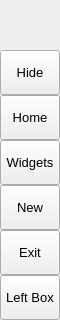
        <widget class="QFrame" name="leftMenuBg">
         <property name="minimumSize">
          <size>
           <width>60</width>
           <height>0</height>
          </size>
         </property>
         <property name="maximumSize">
          <size>
           <width>60</width>
           <height>16777215</height>
          </size>
         </property>
         <property name="frameShape">
          <enum>QFrame::NoFrame</enum>
         </property>
         <property name="frameShadow">
          <enum>QFrame::Raised</enum>
         </property>
         <layout class="QVBoxLayout" name="verticalLayout_3">
          <property name="spacing">
           <number>0</number>
          </property>
          <property name="leftMargin">
           <number>0</number>
          </property>
          <property name="topMargin">
           <number>0</number>
          </property>
          <property name="rightMargin">
           <number>0</number>
          </property>
          <property name="bottomMargin">
           <number>0</number>
          </property>
          <item>
           <widget class="QFrame" name="topLogoInfo">
            <property name="minimumSize">
             <size>
              <width>0</width>
              <height>50</height>
             </size>
            </property>
            <property name="maximumSize">
             <size>
              <width>16777215</width>
              <height>50</height>
             </size>
            </property>
            <property name="frameShape">
             <enum>QFrame::NoFrame</enum>
            </property>
            <property name="frameShadow">
             <enum>QFrame::Raised</enum>
            </property>
            <widget class="QFrame" name="topLogo">
             <property name="geometry">
              <rect>
               <x>10</x>
               <y>5</y>
               <width>42</width>
               <height>42</height>
              </rect>
             </property>
             <property name="minimumSize">
              <size>
               <width>42</width>
               <height>42</height>
              </size>
             </property>
             <property name="maximumSize">
              <size>
               <width>42</width>
               <height>42</height>
              </size>
             </property>
             <property name="frameShape">
              <enum>QFrame::NoFrame</enum>
             </property>
             <property name="frameShadow">
              <enum>QFrame::Raised</enum>
             </property>
            </widget>
            <widget class="QLabel" name="titleLeftApp">
             <property name="geometry">
              <rect>
               <x>70</x>
               <y>8</y>
               <width>160</width>
               <height>20</height>
              </rect>
             </property>
             <property name="font">
              <font>
               <family>Segoe UI Semibold</family>
               <pointsize>12</pointsize>
               <italic>false</italic>
               <bold>false</bold>
              </font>
             </property>
             <property name="text">
              <string>ESEO Dijon - E-Sante</string>
             </property>
             <property name="alignment">
              <set>Qt::AlignLeading|Qt::AlignLeft|Qt::AlignTop</set>
             </property>
            </widget>
            <widget class="QLabel" name="titleLeftDescription">
             <property name="geometry">
              <rect>
               <x>70</x>
               <y>27</y>
               <width>160</width>
               <height>16</height>
              </rect>
             </property>
             <property name="maximumSize">
              <size>
               <width>16777215</width>
               <height>16</height>
              </size>
             </property>
             <property name="font">
              <font>
               <family>Segoe UI</family>
               <pointsize>8</pointsize>
               <italic>false</italic>
               <bold>false</bold>
              </font>
             </property>
             <property name="text">
              <string>Cancer Detection Application</string>
             </property>
             <property name="alignment">
              <set>Qt::AlignLeading|Qt::AlignLeft|Qt::AlignTop</set>
             </property>
            </widget>
           </widget>
          </item>
          <item>
           <widget class="QFrame" name="leftMenuFrame">
            <property name="frameShape">
             <enum>QFrame::NoFrame</enum>
            </property>
            <property name="frameShadow">
             <enum>QFrame::Raised</enum>
            </property>
            <layout class="QVBoxLayout" name="verticalMenuLayout">
             <property name="spacing">
              <number>0</number>
             </property>
             <property name="leftMargin">
              <number>0</number>
             </property>
             <property name="topMargin">
              <number>0</number>
             </property>
             <property name="rightMargin">
              <number>0</number>
             </property>
             <property name="bottomMargin">
              <number>0</number>
             </property>
             <item>
              <widget class="QFrame" name="toggleBox">
               <property name="maximumSize">
                <size>
                 <width>16777215</width>
                 <height>45</height>
                </size>
               </property>
               <property name="frameShape">
                <enum>QFrame::NoFrame</enum>
               </property>
               <property name="frameShadow">
                <enum>QFrame::Raised</enum>
               </property>
               <layout class="QVBoxLayout" name="verticalLayout_4">
                <property name="spacing">
                 <number>0</number>
                </property>
                <property name="leftMargin">
                 <number>0</number>
                </property>
                <property name="topMargin">
                 <number>0</number>
                </property>
                <property name="rightMargin">
                 <number>0</number>
                </property>
                <property name="bottomMargin">
                 <number>0</number>
                </property>
                <item>
                 <widget class="QPushButton" name="toggleButton">
                  <property name="sizePolicy">
                   <sizepolicy hsizetype="Expanding" vsizetype="Fixed">
                    <horstretch>0</horstretch>
                    <verstretch>0</verstretch>
                   </sizepolicy>
                  </property>
                  <property name="minimumSize">
                   <size>
                    <width>0</width>
                    <height>45</height>
                   </size>
                  </property>
                  <property name="font">
                   <font>
                    <family>Segoe UI</family>
                    <pointsize>10</pointsize>
                    <italic>false</italic>
                    <bold>false</bold>
                   </font>
                  </property>
                  <property name="cursor">
                   <cursorShape>PointingHandCursor</cursorShape>
                  </property>
                  <property name="layoutDirection">
                   <enum>Qt::LeftToRight</enum>
                  </property>
                  <property name="styleSheet">
                   <string notr="true">background-image: url(:/icons/images/icons/icon_menu.png);</string>
                  </property>
                  <property name="text">
                   <string>Hide</string>
                  </property>
                 </widget>
                </item>
               </layout>
              </widget>
             </item>
             <item alignment="Qt::AlignTop">
              <widget class="QFrame" name="topMenu">
               <property name="frameShape">
                <enum>QFrame::NoFrame</enum>
               </property>
               <property name="frameShadow">
                <enum>QFrame::Raised</enum>
               </property>
               <layout class="QVBoxLayout" name="verticalLayout_8">
                <property name="spacing">
                 <number>0</number>
                </property>
                <property name="leftMargin">
                 <number>0</number>
                </property>
                <property name="topMargin">
                 <number>0</number>
                </property>
                <property name="rightMargin">
                 <number>0</number>
                </property>
                <property name="bottomMargin">
                 <number>0</number>
                </property>
                <item>
                 <widget class="QPushButton" name="btn_home">
                  <property name="sizePolicy">
                   <sizepolicy hsizetype="Expanding" vsizetype="Fixed">
                    <horstretch>0</horstretch>
                    <verstretch>0</verstretch>
                   </sizepolicy>
                  </property>
                  <property name="minimumSize">
                   <size>
                    <width>0</width>
                    <height>45</height>
                   </size>
                  </property>
                  <property name="font">
                   <font>
                    <family>Segoe UI</family>
                    <pointsize>10</pointsize>
                    <italic>false</italic>
                    <bold>false</bold>
                   </font>
                  </property>
                  <property name="cursor">
                   <cursorShape>PointingHandCursor</cursorShape>
                  </property>
                  <property name="layoutDirection">
                   <enum>Qt::LeftToRight</enum>
                  </property>
                  <property name="styleSheet">
                   <string notr="true">background-image: url(:/icons/images/icons/cil-home.png);</string>
                  </property>
                  <property name="text">
                   <string>Home</string>
                  </property>
                 </widget>
                </item>
                <item>
                 <widget class="QPushButton" name="btn_widgets">
                  <property name="sizePolicy">
                   <sizepolicy hsizetype="Expanding" vsizetype="Fixed">
                    <horstretch>0</horstretch>
                    <verstretch>0</verstretch>
                   </sizepolicy>
                  </property>
                  <property name="minimumSize">
                   <size>
                    <width>0</width>
                    <height>45</height>
                   </size>
                  </property>
                  <property name="font">
                   <font>
                    <family>Segoe UI</family>
                    <pointsize>10</pointsize>
                    <italic>false</italic>
                    <bold>false</bold>
                   </font>
                  </property>
                  <property name="cursor">
                   <cursorShape>PointingHandCursor</cursorShape>
                  </property>
                  <property name="layoutDirection">
                   <enum>Qt::LeftToRight</enum>
                  </property>
                  <property name="styleSheet">
                   <string notr="true">background-image: url(:/icons/images/icons/cil-image-plus.png);</string>
                  </property>
                  <property name="text">
                   <string>Widgets</string>
                  </property>
                 </widget>
                </item>
                <item>
                 <widget class="QPushButton" name="btn_new">
                  <property name="sizePolicy">
                   <sizepolicy hsizetype="Expanding" vsizetype="Fixed">
                    <horstretch>0</horstretch>
                    <verstretch>0</verstretch>
                   </sizepolicy>
                  </property>
                  <property name="minimumSize">
                   <size>
                    <width>0</width>
                    <height>45</height>
                   </size>
                  </property>
                  <property name="font">
                   <font>
                    <family>Segoe UI</family>
                    <pointsize>10</pointsize>
                    <italic>false</italic>
                    <bold>false</bold>
                   </font>
                  </property>
                  <property name="cursor">
                   <cursorShape>PointingHandCursor</cursorShape>
                  </property>
                  <property name="layoutDirection">
                   <enum>Qt::LeftToRight</enum>
                  </property>
                  <property name="styleSheet">
                   <string notr="true">background-image: url(:/icons/images/icons/cil-file.png);</string>
                  </property>
                  <property name="text">
                   <string>New</string>
                  </property>
                 </widget>
                </item>
                <item>
                 <widget class="QPushButton" name="btn_exit">
                  <property name="sizePolicy">
                   <sizepolicy hsizetype="Expanding" vsizetype="Fixed">
                    <horstretch>0</horstretch>
                    <verstretch>0</verstretch>
                   </sizepolicy>
                  </property>
                  <property name="minimumSize">
                   <size>
                    <width>0</width>
                    <height>45</height>
                   </size>
                  </property>
                  <property name="font">
                   <font>
                    <family>Segoe UI</family>
                    <pointsize>10</pointsize>
                    <italic>false</italic>
                    <bold>false</bold>
                   </font>
                  </property>
                  <property name="cursor">
                   <cursorShape>PointingHandCursor</cursorShape>
                  </property>
                  <property name="layoutDirection">
                   <enum>Qt::LeftToRight</enum>
                  </property>
                  <property name="styleSheet">
                   <string notr="true">background-image: url(:/icons/images/icons/cil-x.png);</string>
                  </property>
                  <property name="text">
                   <string>Exit</string>
                  </property>
                 </widget>
                </item>
               </layout>
              </widget>
             </item>
             <item alignment="Qt::AlignBottom">
              <widget class="QFrame" name="bottomMenu">
               <property name="frameShape">
                <enum>QFrame::NoFrame</enum>
               </property>
               <property name="frameShadow">
                <enum>QFrame::Raised</enum>
               </property>
               <layout class="QVBoxLayout" name="verticalLayout_9">
                <property name="spacing">
                 <number>0</number>
                </property>
                <property name="leftMargin">
                 <number>0</number>
                </property>
                <property name="topMargin">
                 <number>0</number>
                </property>
                <property name="rightMargin">
                 <number>0</number>
                </property>
                <property name="bottomMargin">
                 <number>0</number>
                </property>
                <item>
                 <widget class="QPushButton" name="toggleLeftBox">
                  <property name="sizePolicy">
                   <sizepolicy hsizetype="Expanding" vsizetype="Fixed">
                    <horstretch>0</horstretch>
                    <verstretch>0</verstretch>
                   </sizepolicy>
                  </property>
                  <property name="minimumSize">
                   <size>
                    <width>0</width>
                    <height>45</height>
                   </size>
                  </property>
                  <property name="font">
                   <font>
                    <family>Segoe UI</family>
                    <pointsize>10</pointsize>
                    <italic>false</italic>
                    <bold>false</bold>
                   </font>
                  </property>
                  <property name="cursor">
                   <cursorShape>PointingHandCursor</cursorShape>
                  </property>
                  <property name="layoutDirection">
                   <enum>Qt::LeftToRight</enum>
                  </property>
                  <property name="styleSheet">
                   <string notr="true">background-image: url(:/icons/images/icons/icon_settings.png);</string>
                  </property>
                  <property name="text">
                   <string>Left Box</string>
                  </property>
                 </widget>
                </item>
               </layout>
              </widget>
             </item>
            </layout>
           </widget>
          </item>
         </layout>
        </widget>
